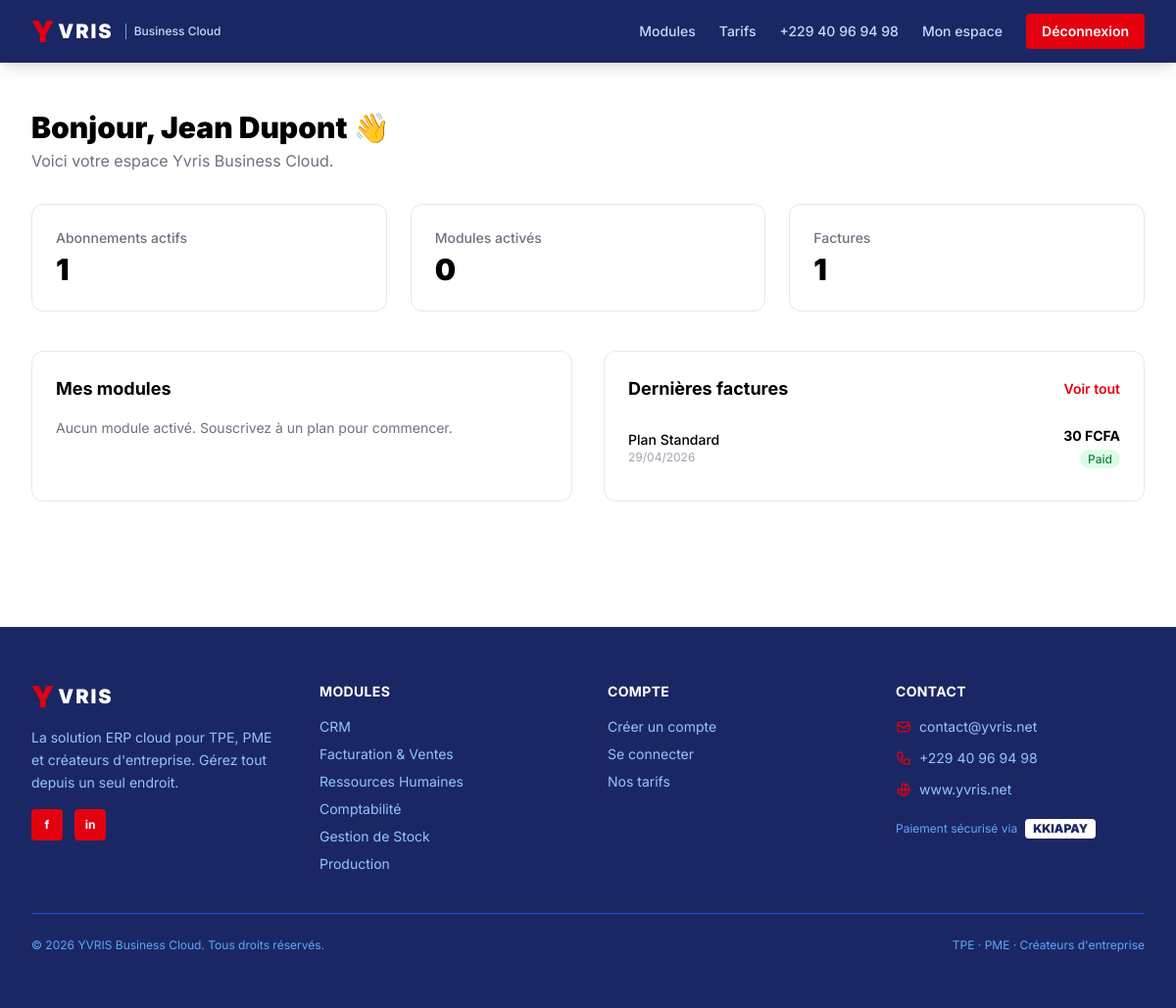
/public/dashboard (signed in), run on the app's committed database.
### tables this page shows
CREATE TABLE subscriptions (
    id INT AUTO_INCREMENT PRIMARY KEY,
    user_id INT NOT NULL,
    plan VARCHAR(50) NOT NULL,
    start_date DATE NOT NULL,
    end_date DATE,
    status ENUM('active','expired','cancelled') DEFAULT 'active',
    FOREIGN KEY (user_id) REFERENCES users(id)
);

CREATE TABLE invoices (
    id INT AUTO_INCREMENT PRIMARY KEY,
    subscription_id INT NOT NULL,
    amount DECIMAL(10,2) NOT NULL,
    issued_at TIMESTAMP DEFAULT CURRENT_TIMESTAMP,
    status ENUM('paid','pending','cancelled') DEFAULT 'pending',
    FOREIGN KEY (subscription_id) REFERENCES subscriptions(id)
);

### core/Controller.php (called while the page is built, shortened)
<?php
abstract class Controller {
    protected function view(string $view, array $data = []): void {
        extract($data);
        $viewPath = __DIR__ . '/../app/Views/' . str_replace('.', '/', $view) . '.php';
        require $viewPath;
    }
}

### app/Controllers/UserController.php (called while the page is built, shortened)
<?php
class UserController extends Controller {
    private Subscription $subModel;
    private Invoice      $invoiceModel;
    private Module       $moduleModel;
    public function __construct() {
        $this->subModel     = new Subscription();
        $this->invoiceModel = new Invoice();
        $this->moduleModel  = new Module();
    }
    public function dashboard(): void {
        $userId        = Session::get('user_id');
        $subscriptions = $this->subModel->forUser($userId);
        $invoices      = $this->invoiceModel->forUser($userId);
        $modules       = $this->moduleModel->forUser($userId);
        $this->view('user.dashboard', compact('subscriptions', 'invoices', 'modules'));
    }
}

### public/index.php (called while the page is built, shortened)
<?php
spl_autoload_register(function (string $class): void {
    $paths = [
        ROOT . '/core/'            . $class . '.php',
        ROOT . '/app/Controllers/' . $class . '.php',
        ROOT . '/app/Models/'      . $class . '.php',
    ];
    foreach ($paths as $path) {
        if (file_exists($path)) {
            return;
        }
    }
});
require_once ROOT . '/config/database.php';
$router = new Router();
$router->get('/',          'HomeController', 'index');
$router->get('/login',     'AuthController', 'showLogin');
$router->post('/login',    'AuthController', 'login');
$router->get('/register',  'AuthController', 'showRegister');
$router->post('/register', 'AuthController', 'register');
$router->get('/logout',    'AuthController', 'logout');
$router->get('/dashboard',      'UserController', 'dashboard');
$router->get('/profile',        'UserController', 'profile');
$router->post('/profile/update','UserController', 'updateProfile');
$router->get('/invoices',       'UserController', 'invoices');
$router->post('/subscribe',          'UserController', 'subscribe');
$router->post('/subscribe/kkiapay', 'UserController', 'subscribeKkiapay');
$router->get('/admin/dashboard',                    'AdminController', 'dashboard');
$router->get('/admin/users',                        'AdminController', 'users');
$router->post('/admin/users/create',                'AdminController', 'createUser');
$router->get('/admin/users/toggle/{id}',            'AdminController', 'toggleUser');
$router->post('/admin/users/delete/{id}',           'AdminController', 'deleteUser');
$router->get('/admin/subscriptions',                'AdminController', 'subscriptions');
$router->post('/admin/subscriptions/status/{id}',   'AdminController', 'updateSubscriptionStatus');
$router->get('/admin/modules',                      'AdminController', 'modules');
$router->get('/admin/modules/toggle/{id}',          'AdminController', 'toggleModule');
$router->get('/admin/invoices',                     'AdminController', 'invoices');
$router->post('/admin/invoices/status/{id}',        'AdminController', 'updateInvoiceStatus');
$router->get('/reseller/dashboard',             'ResellerController', 'dashboard');
$router->get('/reseller/clients',               'ResellerController', 'clients');
$router->post('/reseller/clients/add',          'ResellerController', 'addClient');
$router->get('/reseller/clients/remove/{id}',   'ResellerController', 'removeClient');
$router->get('/reseller/sales',                 'ResellerController', 'sales');
$router->dispatch($_SERVER['REQUEST_URI'], $_SERVER['REQUEST_METHOD']);

### core/Session.php (called while the page is built, shortened)
<?php
class Session {
    public static function get(string $key, mixed $default = null): mixed {
        return $_SESSION[$key] ?? $default;
    }
}

### core/Database.php (called while the page is built)
<?php
class Database {
    private static ?PDO $instance = null;
    public static function getInstance(): PDO {
        if (self::$instance === null) {
            $dsn = 'mysql:host=' . DB_HOST . ';port=' . DB_PORT . ';dbname=' . DB_NAME . ';charset=' . DB_CHARSET;
            self::$instance = new PDO($dsn, DB_USER, DB_PASS, [
                PDO::ATTR_ERRMODE            => PDO::ERRMODE_EXCEPTION,
                PDO::ATTR_DEFAULT_FETCH_MODE => PDO::FETCH_ASSOC,
                PDO::ATTR_EMULATE_PREPARES   => false,
            ]);
        }
        return self::$instance;
    }
}

### core/Model.php (called while the page is built, shortened)
<?php
abstract class Model {
    public function __construct() {
        $this->db = Database::getInstance();
    }
}

### app/Models/Subscription.php (called while the page is built, shortened)
<?php
class Subscription extends Model {
    public function forUser(int $userId): array {
        $stmt = $this->db->prepare('SELECT * FROM subscriptions WHERE user_id = ? ORDER BY start_date DESC');
        $stmt->execute([$userId]);
        return $stmt->fetchAll();
    }
}

### app/Models/Module.php (called while the page is built, shortened)
<?php
class Module extends Model {
    public function forUser(int $userId): array {
        $stmt = $this->db->prepare(
            'SELECT m.* FROM modules m JOIN user_modules um ON m.id = um.module_id WHERE um.user_id = ?'
        );
        $stmt->execute([$userId]);
        return $stmt->fetchAll();
    }
}

### app/Models/Invoice.php (called while the page is built, shortened)
<?php
class Invoice extends Model {
    public function forUser(int $userId): array {
        $stmt = $this->db->prepare(
            'SELECT i.*, s.plan FROM invoices i
             JOIN subscriptions s ON i.subscription_id = s.id
             WHERE s.user_id = ? ORDER BY i.issued_at DESC'
        );
        $stmt->execute([$userId]);
        return $stmt->fetchAll();
    }
}

### app/Views/user/dashboard.php (the view, shortened to what this page needs)
<div class="max-w-7xl mx-auto px-4 sm:px-6 lg:px-8 py-12">
  <div class="mb-8">
    <h1 class="text-3xl font-black text-black">Bonjour, <?= htmlspecialchars(Session::get('user_name')) ?> 👋</h1>
    <p class="text-gray-500 mt-1">Voici votre espace Yvris Business Cloud.</p>
  </div>
  <div class="grid grid-cols-1 md:grid-cols-3 gap-6 mb-10">
    <div class="bg-white border border-gray-200 rounded-xl p-6">
      <p class="text-sm text-gray-500 font-medium">Abonnements actifs</p>
      <p class="text-3xl font-black text-black mt-1">
        <?= count(array_filter($subscriptions, fn($s) => $s['status'] === 'active')) ?>
      </p>
    </div>
    <div class="bg-white border border-gray-200 rounded-xl p-6">
      <p class="text-sm text-gray-500 font-medium">Modules activés</p>
      <p class="text-3xl font-black text-black mt-1"><?= count($modules) ?></p>
    </div>
    <div class="bg-white border border-gray-200 rounded-xl p-6">
      <p class="text-sm text-gray-500 font-medium">Factures</p>
      <p class="text-3xl font-black text-black mt-1"><?= count($invoices) ?></p>
    </div>
  </div>
  <div class="grid grid-cols-1 lg:grid-cols-2 gap-8">
    <div class="bg-white border border-gray-200 rounded-xl p-6">
      <h2 class="text-lg font-bold text-black mb-4">Mes modules</h2>
      <?php if (empty($modules)): ?>
        <p class="text-sm text-gray-500">Aucun module activé. Souscrivez à un plan pour commencer.</p>
      <?php endif; ?>
    </div>
    <div class="bg-white border border-gray-200 rounded-xl p-6">
      <div class="flex items-center justify-between mb-4">
        <h2 class="text-lg font-bold text-black">Dernières factures</h2>
        <a href="<?= APP_URL ?>/invoices" class="text-sm text-yvris-red font-semibold hover:underline">Voir tout</a>
      </div>
      <?php if (empty($invoices)): ?>
        <p class="text-sm text-gray-500">Aucune facture disponible.</p>
      <?php else: ?>
        <div class="space-y-3">
          <?php foreach (array_slice($invoices, 0, 5) as $inv): ?>
            <div class="flex items-center justify-between py-2 border-b border-gray-100 last:border-0">
              <div>
                <p class="text-sm font-medium text-black">Plan <?= htmlspecialchars($inv['plan']) ?></p>
                <p class="text-xs text-gray-400"><?= date('d/m/Y', strtotime($inv['issued_at'])) ?></p>
              </div>
              <div class="text-right">
                <p class="text-sm font-bold text-black"><?= number_format($inv['amount'], 0, ',', ' ') ?> FCFA</p>
                <span class="text-xs px-2 py-0.5 rounded-full font-medium
                  <?= $inv['status'] === 'paid' ? 'bg-green-100 text-green-700' : ($inv['status'] === 'cancelled' ? 'bg-red-100 text-red-700' : 'bg-yellow-100 text-yellow-700') ?>">
                  <?= ucfirst($inv['status']) ?>
                </span>
              </div>
            </div>
          <?php endforeach; ?>
        </div>
      <?php endif; ?>
    </div>
  </div>
</div>
<?php
require __DIR__ . '/../layouts/main.php';

### app/Views/layouts/main.php (style rules this page uses)
body { font-family: 'Inter', sans-serif; }

### data on the page
subscriptions: status "1"
invoices: subscription.plan "Standard", issued_at "29/04/2026", amount "30", status "Paid"

### other printed values
Session::get('user_name') "Jean Dupont"
count($modules) "0"
count($invoices) "1"
